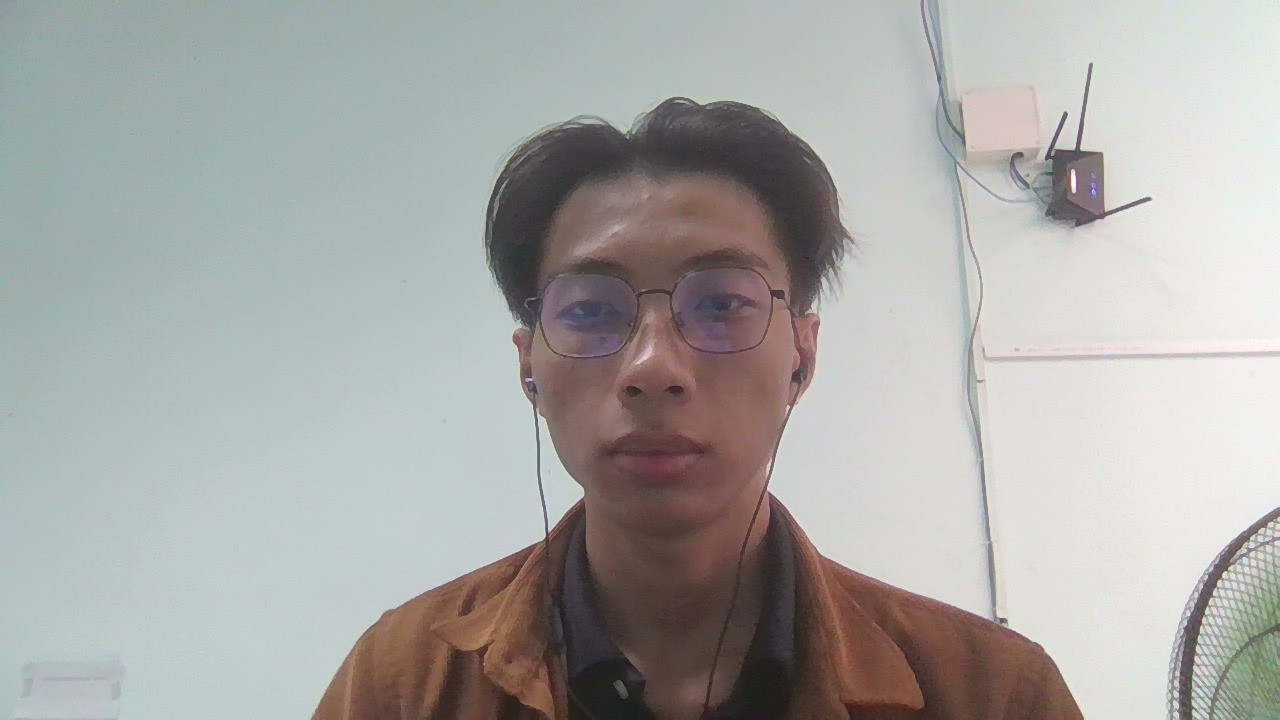
#> input picture ImageTest.jpg, 1280 x 720 px; its folder holds only this picture in this run
$ python -i imgTools.py   (imports and definitions only)
#> lines starting #> are read from the running program, lines starting #| are printed output that depends on the picture; after the words box and inside, x2 and y2 are one past the last pixel; in counts of white or black regions, pixels touching at a corner belong together
#> further down, picture is the input picture: shape (720, 1280, 3); mean B, G, R 166.4, 169.1, 169.1
# os: 1 thư viện của python
import os
from PIL import Image
import numpy as np
import cv2


# [67 lines left out: functions load_image, is_image_file, get_image_list, otsu_threshold, display, not called in this run]

# Detect Image
def detect(img):
    #Gọi file Face Cascade
    face_cascade = cv2.CascadeClassifier('./FaceCascade/haarcascade_frontalface_default.xml')
    eye_cascade = cv2.CascadeClassifier('./FaceCascade/haarcascade_eye_tree_eyeglasses.xml')
    # Chuyển sang ảnh xám
    gray = cv2.cvtColor(img, cv2.COLOR_BGR2GRAY)
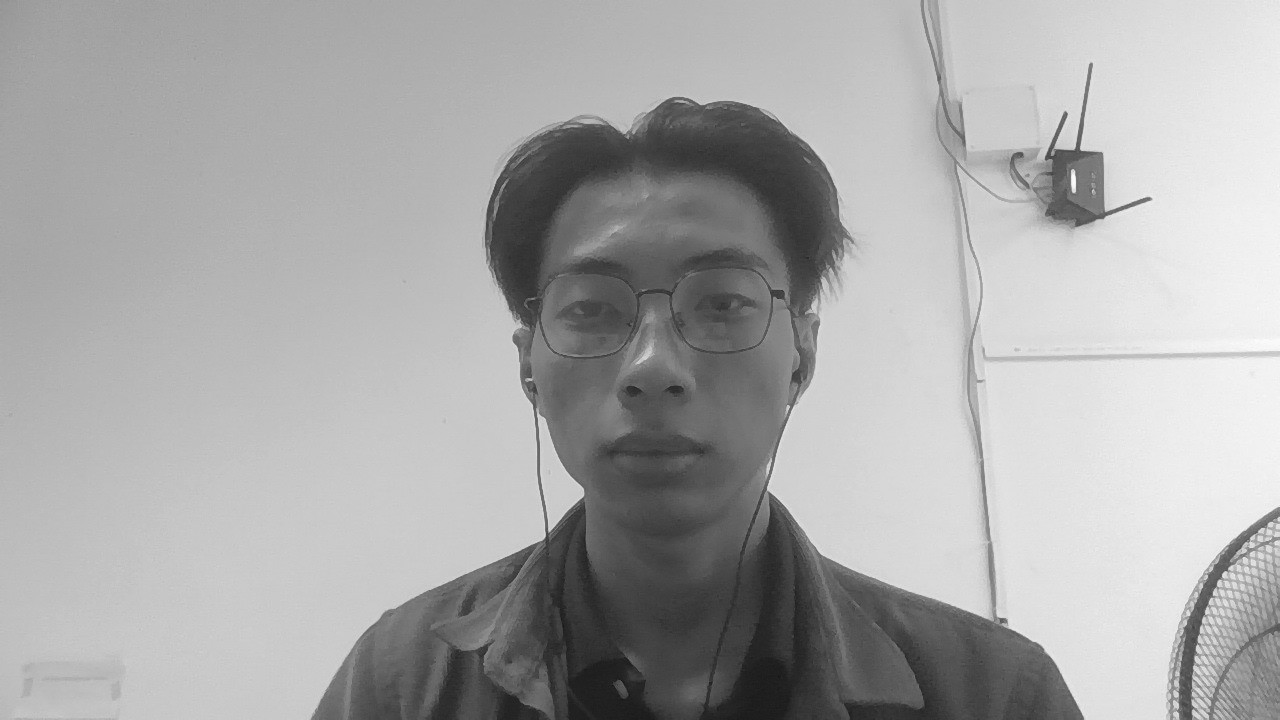
#> gray: shape (720, 1280); min 14, max 253, mean 168.7
    # Nhận diện khuôn mặt
    faces = face_cascade.detectMultiScale(gray, scaleFactor=1.1, minNeighbors=5, minSize=(30,30))
#> faces = [[492, 168, 335, 335]]
    # Nhận diện mắt
    eyes = eye_cascade.detectMultiScale(gray, scaleFactor=1.1, minNeighbors=1, minSize=(5,5))
#> eyes = [[561, 282, 58, 58], [691, 272, 64, 64]]
    # Vẽ hộp chứa khuôn mặt
    for (x, y, w, h) in faces:
        cv2.rectangle(img, (x, y), (x+w, y+h), (0, 255,0), 2)
#> this loop made 1 pass
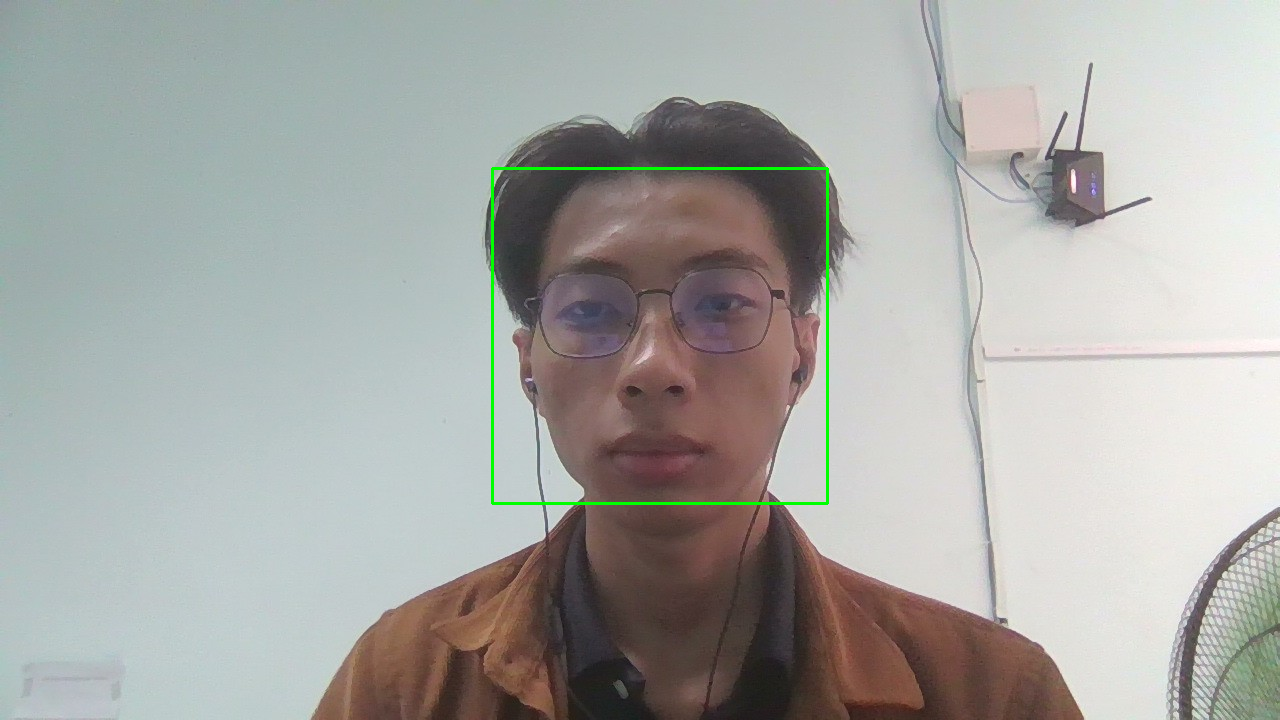
#> img: shape (720, 1280, 3); 0.44% of pixels changed, all inside (x1, y1, x2, y2) = (491, 167, 829, 505)
    # Vẽ hộp chứa khuôn mặt
    for (x, y, w, h) in eyes:
        cv2.rectangle(img, (x, y), (x+w, y+h), (255, 0,0), 2)
#> this loop made 2 passes
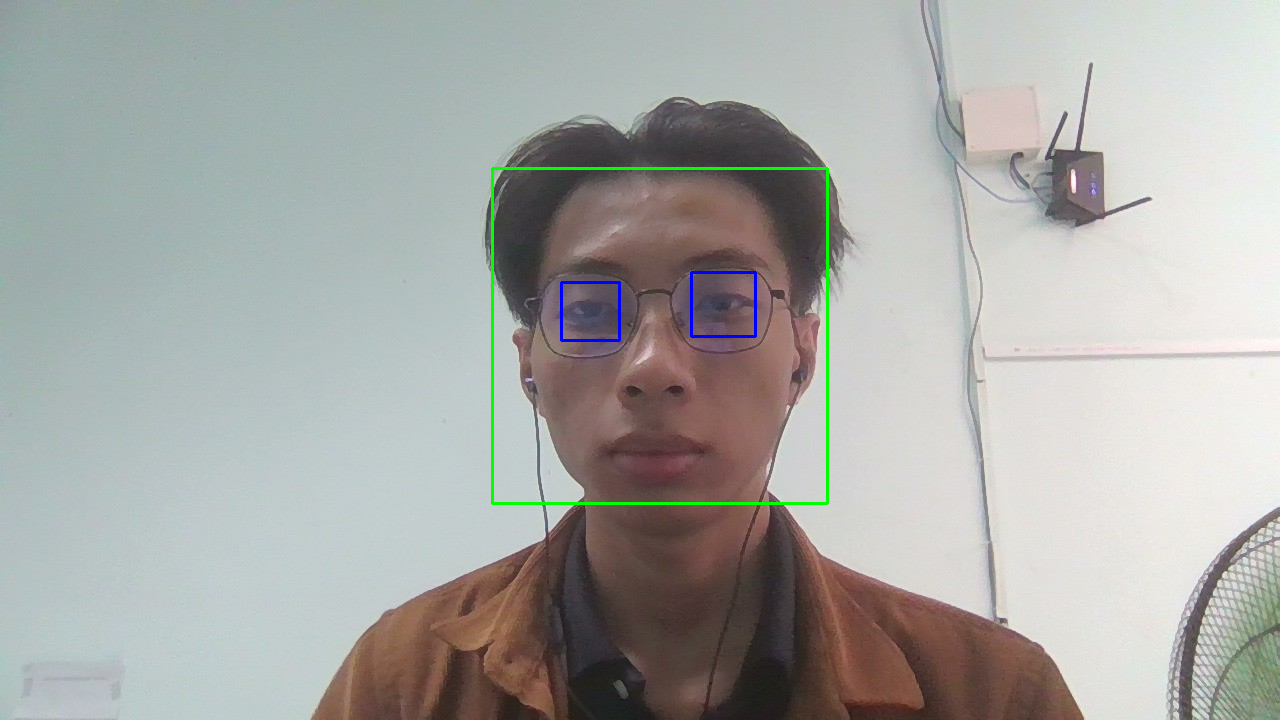
#> img: shape (720, 1280, 3); 0.16% of pixels changed, all inside (x1, y1, x2, y2) = (560, 271, 757, 342)
    # Trả về ảnh
    return img


>>> import cv2
>>> picture = cv2.imread('ImageTest.jpg')
>>> result = detect(picture)
